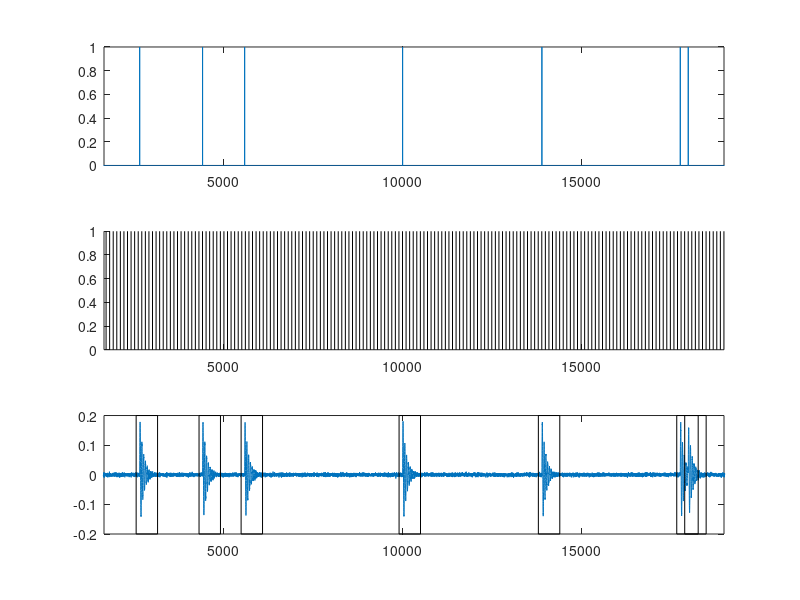
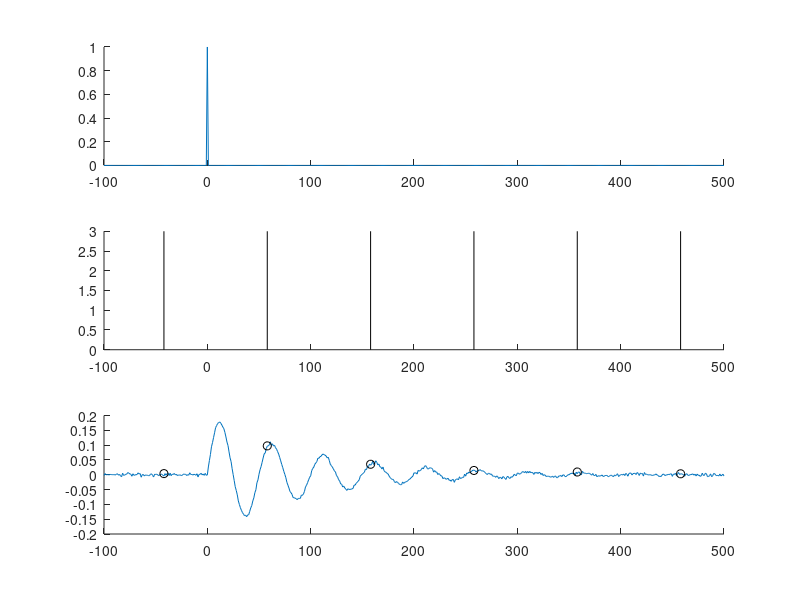
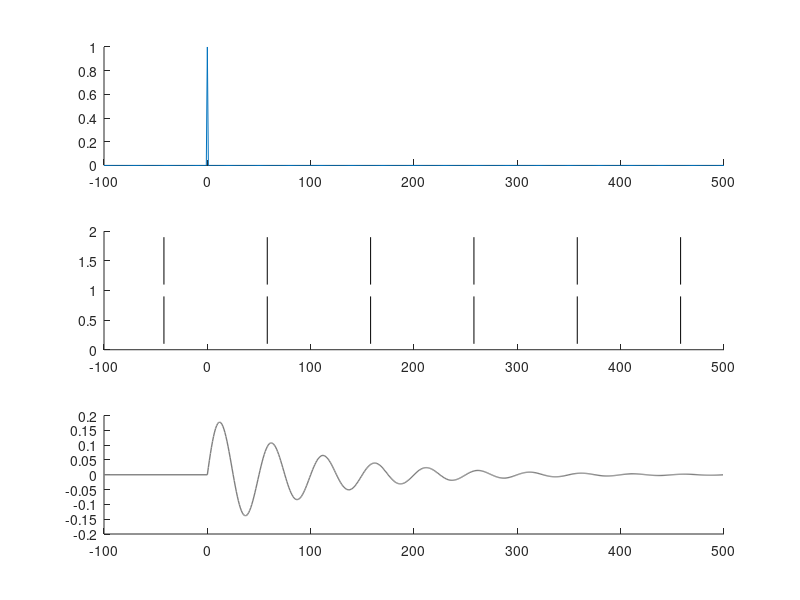

Reproduce these figures in MATLAB, in order. (Note: this script raises an error after producing the figures.)
%% script shows intuition for super-resolution

rng(2); % to get similar behavior each time

t = [0:1e5]; % 100 seconds in ms slots
tsamp = t(1:500);
f = exp(-tsamp/100).*sin(tsamp*2*pi/50);
f = f./sqrt(sum(f.^2)); % normalize L2

stimRate = 1/(3000); % 1 input every 3 seconds, on average
stim = double(rand(size(t))<stimRate); % binary stimulus variable
stimTimes = find(stim>0);

noiseamp = 0.003;
resp = filter(f,1,stim) + noiseamp*randn(size(t)); % noise + response

sampleInterval = 100; % sample every 100 ms
sampleTimes = [0:sampleInterval:max(t)];

% How far forward and back to calculate filter, in ms
extentForwards = 500;
extentBackwards = 100;

%% Zoomed out plot

figure(1);
clf;

subplot(3,1,1)
plot(t,stim);
xlim([stimTimes(1)-1e3 stimTimes(7)+1e3])

subplot(3,1,2); hold on;
for ii=1:length(sampleTimes)
    plot(sampleTimes(ii)*[1 1],[0 1],'k','linewidth',0.5);
end
xlim([stimTimes(1)-1e3 stimTimes(7)+1e3])

subplot(3,1,3);
plot(t,resp);
xlim([stimTimes(1)-1e3 stimTimes(7)+1e3])

for tt = stimTimes
    rectYExtent = 0.2;
    rectangle('Position',[tt-extentBackwards, -rectYExtent, extentBackwards+extentForwards, 2*rectYExtent]);
end

set(gcf, 'Renderer', 'painter');

%% Plot showing sampling around a single stimulus
figure(2);
clf;

subplot(3,1,1); hold on;
subplot(3,1,2); hold on;
subplot(3,1,3); hold on;
selectedStimTime = stimTimes(1);
snipStart = selectedStimTime-extentBackwards;
snipEnd = selectedStimTime+extentForwards;
plot([-extentBackwards:extentForwards],resp(snipStart:snipEnd));
for ii=1
    subplot(3,1,1);
    plot([-extentBackwards:extentForwards],stim(stimTimes(ii)+[-extentBackwards:extentForwards]));
    
    ff = find( (sampleTimes>=(stimTimes(ii)-extentBackwards)) .* (sampleTimes<=stimTimes(ii)+extentForwards) );
    subplot(3,1,2);
    for jj=1:length(ff)
        plot( (sampleTimes(ff(jj))-stimTimes(ii))*[1 1],[0 3]+(ii-1), 'k' );
    end
    
    subplot(3,1,3);
    scatter( sampleTimes(ff) - stimTimes(ii) , resp(sampleTimes(ff)+1) , 'k' ); 
    % bad coding: can use sampleTimes because they are also the index
    
end
subplot(3,1,2);
set(gca,'ylim',[0 3],'xlim',[-extentBackwards extentForwards]);

%% Plot with a few examples of stim and response with sampling
% f3 = figure(3);
% cmap = colormap('cool');
% cmapInd = round((size(cmap,1)-1)*sampleTimes/max(t)+1);
% 
% subplot(3,1,1)
% plot(t,stim);
% ylabel('Stimulus')
% 
% subplot(3,1,2); hold on;
% for ii=1:length(sampleTimes)
%     plot(sampleTimes(ii)*[1 1],[0 1],'color',cmap(cmapInd(ii),:));
% end
% ylabel('Sample')
% 
% subplot(3,1,3);
% plot(t,resp);
% ylabel('Response')
% 
% sampleTimesNearStim = [];
% extentForwards = 500;
% extentBackwards = 100;
% for stimNum = 1:length(stimTimes)
%     stimT = stimTimes(stimNum);
%     samplesNearThisStim = sampleTimes(((sampleTimes - stimT) < extentForwards) & ((stimT - sampleTimes) < extentBackwards));
%     sampleTimesNearStim = [sampleTimesNearStim samplesNearThisStim];
%     sampleTimesNearStimCell{stimNum} = samplesNearThisStim;
% end
% hold on;
% scatter(sampleTimesNearStim,resp(sampleTimesNearStim+1),'k');
% for ii = 1:length(sampleTimesNearStimCell)
%     plot(sampleTimesNearStimCell{ii},resp(sampleTimesNearStimCell{ii}+1),'k');
% end
% hold off;
% figure(f3);
% for ii=1:3
%     subplot(3,1,ii);
%     set(gca,'xlim',[7.5e3 1.25e4]);
% end


%% now make a plot showing how super-resolution works
figure(4);
clf;

subplot(3,1,1); hold on;
plot([-extentBackwards:extentForwards],stim(stimTimes(1)+[-extentBackwards:extentForwards]));

subplot(3,1,2); hold on;
subplot(3,1,3); hold on;
plot([-extentBackwards tsamp],[0 f],'LineWidth',1,'color',[0.5 .5 .5]);

numStimsToAverage = 20;
accumulatedSampleTimes = [];
accumulatedResps = [];
for ii=1:numStimsToAverage
    ff = find( (sampleTimes>=(stimTimes(ii)-extentBackwards)) .* (sampleTimes<=stimTimes(ii)+extentForwards) );
    subplot(3,1,2);
    for jj=1:length(ff)
        plot( (sampleTimes(ff(jj))-stimTimes(ii))*[1 1],[0.1 0.9]+(ii),'k');
        plot( (sampleTimes(ff(jj))-stimTimes(ii))*[1 1],[0.1 0.9],'k');
    end
   
    ax = gca;
    ax.YAxis.MinorTickValues = 1:numStimsToAverage;
    ax.YMinorGrid = 'on';
    
    subplot(3,1,3);
    scatter( sampleTimes(ff) - stimTimes(ii) , resp(sampleTimes(ff)+1),'k');
    
    accumulatedSampleTimes = [accumulatedSampleTimes sampleTimes(ff) - stimTimes(ii)];
    accumulatedResps = [accumulatedResps resp(sampleTimes(ff)+1)];
    % bad coding: can use sampleTimes because they are also the index    
end

% smoothed = fit(accumulatedSampleTimes',accumulatedResps','smoothingspline','SmoothingParam',0.05);
% plot(smoothed,'k')
% legend('hide')
% xlabel('time')
% ylabel('fit response')

subplot(3,1,2);
set(gca,'ylim',[0 numStimsToAverage+1]);
ylabel('stim number')

%% make new figures for cartoon of sampling

im = zeros(5,5);
im(3,4) = 1;
figure;
for ii=1:3
    subplot(2,3,ii); hold on;
    imagesc(im); colormap('gray');
    for jj = 1:5
        for kk = 1:5
            plot(jj,kk,'o','color',[.5 .5 .5]);
        end
        line([1 5],jj*[1 1],'linewidth',1,'color',[.5 .5 .5]);
        if jj<5
            line([5 1],[jj+1,jj],'linewidth',1,'color',[.5 .5 .5]);
        end
    end
    plot(4,3,'or');
    set(gca,'xtick',[],'ytick',[],'xlim',[0.5 5.5],'ylim',[0.5 5.5]);
    
end

subplot(2,1,2); hold on;
for ii=1:75
    if mod(ii,25) ~= 14
        plot(ii*[1 1],[0 0.75],'color',[0.5 .5 .5],'linewidth', 2);
    else
        plot(ii*[1 1],[0 1],'color',[0.8 .2 0.2],'linewidth',2);
    end
end
set(gca,'xtick',[],'ytick',[0 1],'xlim',[0 76]);

%% make neuron/neurite looking thing

[xi,yi] = meshgrid([1:100],[1:100]);
neur = 0.5*(1+tanh(5 - ((yi-50).^2 + (xi-70).^2)/20 ) );

figure;
subplot(2,3,1);
imagesc(neur); colormap('gray');
set(gca,'xtick',[],'ytick',[]);

%% okay, now do a Guassian input, and show the responses to get the cross-correlation

stim = randn(size(t));
resp = filter(f,1,stim);

figure; hold on;
subplot(3,1,1);
plot(stim(1000:2000));
set(gca,'xlim',[0 1000]);
subplot(3,1,2); hold on;
plot(resp(1000:2000));
plot([1:100:1001], resp(1000:100:2000),'ok');
for ii=1:100:1001
    plot(ii*[1 1],[3.5 4],'k-');
end
set(gca,'xlim',[0 1000]);

sampleTimesSel = sampleTimes( find( (sampleTimes > extentForwards+1) .* (sampleTimes < length(t)-extentBackwards - 1)));
respWeightedStim = zeros(length(sampleTimesSel),extentBackwards+extentForwards+1);
for ii=1:length(sampleTimesSel)
    % note, this is just an explicit computation of the cross-correlation
    temp = resp(sampleTimesSel(ii))*stim(sampleTimesSel(ii)+[-extentForwards:extentBackwards]);
    respWeightedStim(ii,:) = temp(end:-1:1);

end

% figure; hold on;
subplot(3,1,3); hold on;
% plot([-extentBackwards:extentForwards],respWeightedStim([1:100:end],:)','color',0.5*ones(1,3));
plot([-extentBackwards:extentForwards],mean(respWeightedStim,1),'k','linewidth',1);
plot([-100:0,1:length(f)],[zeros(1,101),f(:)'],'color',0.75*ones(3,1),'linewidth',2);
set(gca,'ylim',[-.2 0.25]);




